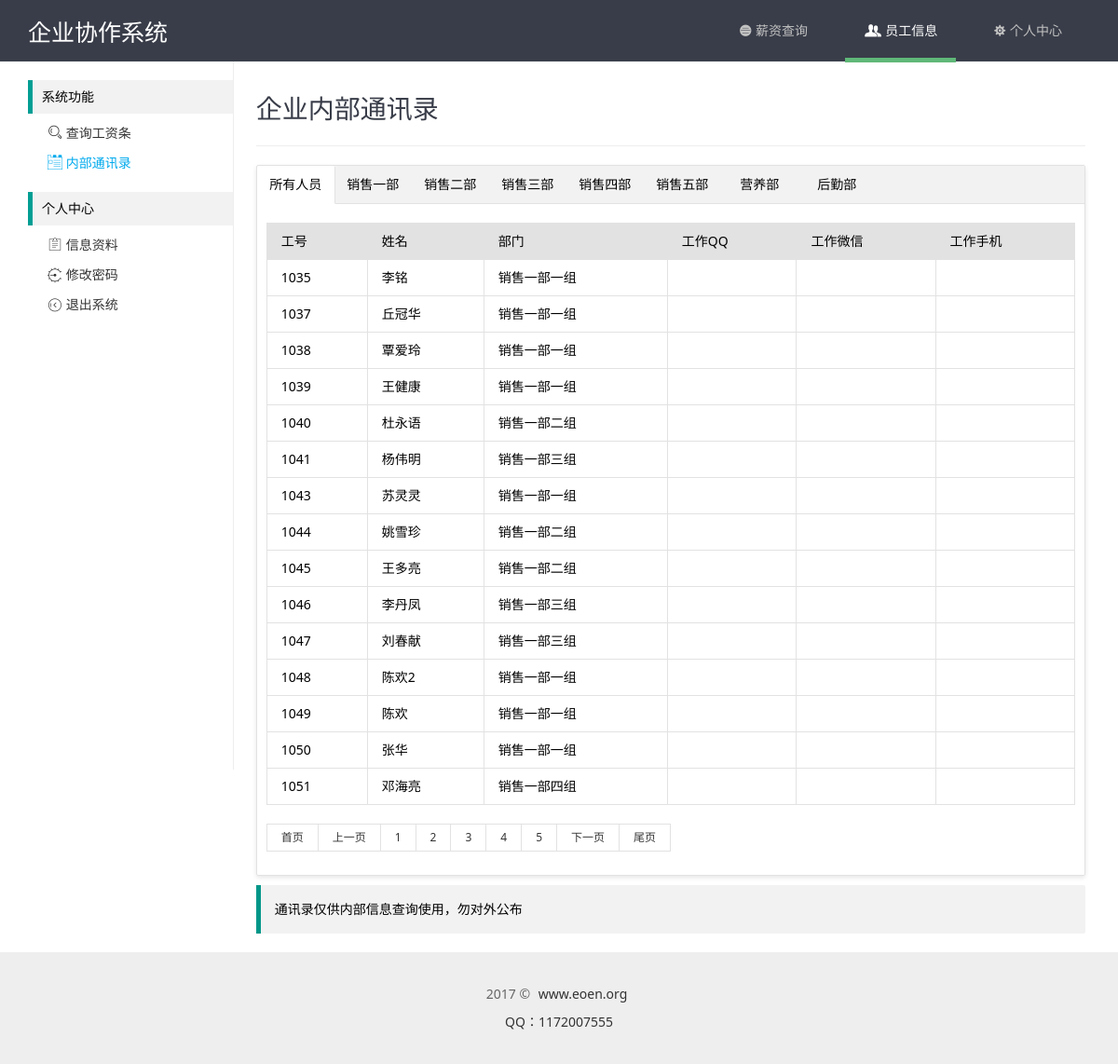
The page /users.php?page=3 (signed in) on the database its author committed.
### tables this page shows
CREATE TABLE `hk_depas` (
  `id` int(11) NOT NULL AUTO_INCREMENT,
  `pid` varchar(4) NOT NULL COMMENT '部门排序',
  `did` varchar(4) NOT NULL COMMENT '部门ID',
  `sid` varchar(4) NOT NULL COMMENT '上级部门',
  `name` varchar(64) NOT NULL COMMENT '部门名称',
  `state` int(11) NOT NULL COMMENT '部门状态',
  PRIMARY KEY (`id`)
);

CREATE TABLE `hk_users` (
  `id` int(11) NOT NULL AUTO_INCREMENT,
  `uid` int(4) NOT NULL COMMENT '工号',
  `name` varchar(32) NOT NULL COMMENT '姓名',
  `password` varchar(32) NOT NULL COMMENT '密码',
  `sex` varchar(10) NOT NULL COMMENT '性别',
  `depa` varchar(32) NOT NULL COMMENT '部门',
  `phone` varchar(11) NOT NULL COMMENT '手机',
  `wechat` varchar(32) NOT NULL COMMENT '微信',
  `qq` varchar(32) NOT NULL COMMENT 'QQ',
  `state` int(10) NOT NULL COMMENT '状态',
  PRIMARY KEY (`id`)
);

### xdmin/conn/config.php (called while the page is built, shortened)
<?php
class DB{
	function __construct($dh, $us, $up, $dbn){
		$this->dbHost = $dh;
		$this->userName = $us;
		$this->userPwd = $up;
		$this->dbName = $dbn;
	}
	function query($sql){
		return mysql_query($sql);
	}
	function getAll($sql){
		$row = $this->query($sql);
		while($re = mysql_fetch_assoc($row))
		{
			$arr[] = $re;
		}
		return @$arr;
	}
}
$db = new DB("localhost","root","QVnVRRnJZX4CJwcC","xiezuo");

### users.php (the view, shortened to what this page needs)
<?php
	include "xdmin/conn/config.php";
	include "xdmin/conn/page.php";
	$showrow = 15;
	$curpage = empty($_GET['page'])?1:$_GET['page'];
	$url = "?page={page}";
	$sql = "SELECT * FROM hk_users where state='1'";
	$query = mysql_query($sql);
	$total = mysql_num_rows($query);
	$list = "SELECT * FROM hk_users where state='1' ORDER BY uid limit ".($curpage-1)*$showrow.",{$showrow}";
	$data = $db->getAll($list);
	$depa = "SELECT * FROM hk_depas where sid='' ORDER BY did";
	$pata = $db->getAll($depa);
?>
<!DOCTYPE html PUBLIC "-//W3C//DTD XHTML 1.0 Transitional//EN" "http://www.w3.org/TR/xhtml1/DTD/xhtml1-transitional.dtd">
<html xmlns="http://www.w3.org/1999/xhtml">
<head>
	<link rel="stylesheet" type="text/css" href="common/layui/css/layui.css" media="all">
	<link rel="stylesheet" type="text/css" href="common/global.css" media="all">
	<link rel="stylesheet" type="text/css" href="common/home/css/style.css" media="all">
</head>
<body>
	<?php include "include/sider.php";?>
	<div class="site-content">
		<h1 class="site-h1">企业内部通讯录</h1>
		<div class="layui-tab layui-tab-card">
		  <ul class="layui-tab-title">
			<li class="layui-this">所有人员</li>
			<?php
			foreach($pata as $key=>$val){
				echo'<li>'.$val['name'].'</li>';
			}
			?>
		  </ul>
		  <div class="layui-tab-content">
			<div class="layui-tab-item layui-show">
				<table class="layui-table">
					<thead>
						<tr>
							<th>工号</th>
							<th>姓名</th>
							<th>部门</th>
							<th>工作QQ</th>
							<th>工作微信</th>
							<th>工作手机</th>
						</tr>
					</thead>
					<tbody>
						<?php
						foreach($data as $key=>$val){
							echo'<tr>
								<td>'.$val['uid'].'</td>
								<td>'.$val['name'].'</td>
								<td>';
								$depaid = $val['depa'];
								$depanm = mysql_query("SELECT * FROM hk_depas WHERE did='{$depaid}'");
								if(mysql_num_rows($depanm)){
									while($row = mysql_fetch_array($depanm)) {
										echo $row['name'];
									}
								}echo'
								</td>
								<td>'.$val['qq'].'</td>
								<td>'.$val['wechat'].'</td>
								<td>'.$val['phone'].'</td>
								</tr>';
						}
						?>
					</tbody>
				</table>
				<div id="page" class="page">
					<div class="layui-box layui-laypage layui-laypage-default" id="layui-laypage-0">
						<?php
							if($total>$showrow){
							 $page = new page($total,$showrow,$curpage,$url,2);
							 echo $page->myde_write();
							}
						 ?>
					</div>
				</div>
			</div>
		  </div>
		</div>
		<div class="layui-elem-quote">
			<p>通讯录仅供内部信息查询使用，勿对外公布</p>
		</div>
	</div>
	<?php include "include/footer.php";?>

### common/layui/css/layui.css (style rules this page uses)
blockquote,body,button,dd,div,dl,dt,form,h1,h2,h3,h4,h5,h6,input,li,ol,p,pre,td,textarea,th,ul { margin:0;padding:0;-webkit-tap-highlight-color:rgba(0,0,0,0) }
li { list-style:none }
table { border-collapse:collapse;border-spacing:0 }
h1,h2,h3 { font-size:14px;font-weight:400 }
body { line-height:24px;font:14px Helvetica Neue,Helvetica,PingFang SC,\5FAE\8F6F\96C5\9ED1,Tahoma,Arial,sans-serif }
.layui-box,.layui-box * { -webkit-box-sizing:content-box!important;-moz-box-sizing:content-box!important;box-sizing:content-box!important }
.layui-show { display:block!important }
.layui-elem-quote { margin-bottom:10px;padding:15px;line-height:22px;border-left:5px solid #009688;border-radius:0 2px 2px 0;background-color:#f2f2f2 }
.layui-table { width:100%;margin:10px 0;background-color:#fff }
.layui-table tr { transition:all .3s;-webkit-transition:all .3s }
.layui-table thead tr { background-color:#f2f2f2 }
.layui-table th { text-align:left }
.layui-table td,.layui-table th { padding:9px 15px;min-height:20px;line-height:20px;border:1px solid #e2e2e2;font-size:14px }
.layui-laypage { display:inline-block;*display:inline;*zoom:1;vertical-align:middle;margin:10px 0;font-size:0 }
.layui-nav .layui-nav-item,.layui-tab-title li { display:inline-block;*zoom:1;vertical-align:middle }
.layui-tab { margin:10px 0;overflow:hidden;text-align:left!important }
.layui-fixbar li,.layui-tab-bar,.layui-tab-title li,.layui-util-face ul li { cursor:pointer;text-align:center }
.layui-tab-title { position:relative;left:0;height:40px;white-space:nowrap;font-size:0;border-bottom:1px solid #e2e2e2;transition:all .2s;-webkit-transition:all .2s }
.layui-tab-title li { *display:inline;font-size:14px;transition:all .3s;-webkit-transition:all .3s;position:relative;line-height:40px;min-width:65px;padding:0 10px;border-left: 1px solid rgba(26, 160, 148, 0.3); }
.layui-tab-title .layui-this { color:#000 }
.layui-tab-title .layui-this:after { position:absolute;left:0;top:0;content:'';width:100%;height:41px;border:1px solid #e2e2e2;border-bottom-color:#fff;border-radius:2px 2px 0 0;-webkit-box-sizing:border-box!important;-moz-box-sizing:border-box!important;box-sizing:border-box!important;pointer-events:none }
.layui-tab-item,.layui-util-face .layui-layer-TipsG { display:none }
.layui-tab-content { padding:10px }
.layui-tab-card { border:1px solid #e2e2e2;border-radius:2px;box-shadow:0 2px 5px 0 rgba(0,0,0,.1) }
.layui-tab-card>.layui-tab-title { background-color:#f2f2f2 }
.layui-tab-card>.layui-tab-title li { margin-right:-1px;margin-left:-1px }
.layui-tab-card>.layui-tab-title .layui-this { background-color:#fff }
.layui-tab-card>.layui-tab-title .layui-this:after { border-top:none;border-width:1px;border-bottom-color:#fff }

### common/global.css (style rules this page uses)
body,div,dl,dt,dd,ul,ol,li,h1,h2,h3,h4,h5,h6,pre,code,form,fieldset,legend,input,button,textarea,select,p,blockquote,th,td,span,a { margin:0;padding:0; }
body { font-size:14px;font-family: "微软雅黑","Microsoft YaHei","Microsoft YaHei UI", "Segoe UI", Arial, Verdana, Sans-Serif, sans-serif; }
address, caption, cite, code, dfn, em, strong, th, var { font-style:normal; font-weight:normal; }
ol,ul,li { list-style:none; }
address,button,caption,cite,code,dfn,em,input,optgroup,option,select,strong,textarea,th,var { font:inherit; }
table { border-collapse: collapse;border-spacing: 0; }
thead tr th { background-color: #e2e2e2; }
caption,th { text-align:left; }
h1,h2,h3,h4,h5,h6,a,p,span { font-family: "微软雅黑","Microsoft YaHei","Microsoft YaHei UI","Hiragino Sans GB W3","Segoe UI", Arial, Verdana, Sans-Serif, sans-serif; }

### common/home/css/style.css (style rules this page uses)
.site-tree, .site-content { display: inline-block; vertical-align: top; font-size: 14px; }
.site-content { width: 890px; padding: 20px 0 10px 20px; }
.site-h1 { margin-bottom: 20px; line-height: 60px; padding-bottom: 10px; color: #393D49; border-bottom: 1px solid #eee; font-size: 28px; font-weight: 300; }
.layui-tab-title li { border-left: none; }

### rows shown on the page
hk_depas: name "销售一部"
hk_depas: name "销售二部"
hk_depas: name "销售三部"
hk_depas: name "销售四部"
hk_depas: name "销售五部"
hk_depas: name "营养部"
hk_depas: name "后勤部"
hk_users: uid "1035", name "李铭"
hk_depas: name "销售一部一组"
hk_users: uid "1037", name "丘冠华"
hk_users: uid "1038", name "覃爱玲"
hk_users: uid "1039", name "王健康"
hk_users: uid "1040", name "杜永语"
hk_depas: name "销售一部二组"
hk_users: uid "1041", name "杨伟明"
hk_depas: name "销售一部三组"
hk_users: uid "1043", name "苏灵灵"
hk_users: uid "1044", name "姚雪珍"
hk_users: uid "1045", name "王多亮"
hk_users: uid "1046", name "李丹凤"
hk_users: uid "1047", name "刘春献"
hk_users: uid "1048", name "陈欢2"
hk_users: uid "1049", name "陈欢"
hk_users: uid "1050", name "张华"
hk_users: uid "1051", name "邓海亮"
hk_depas: name "销售一部四组"
